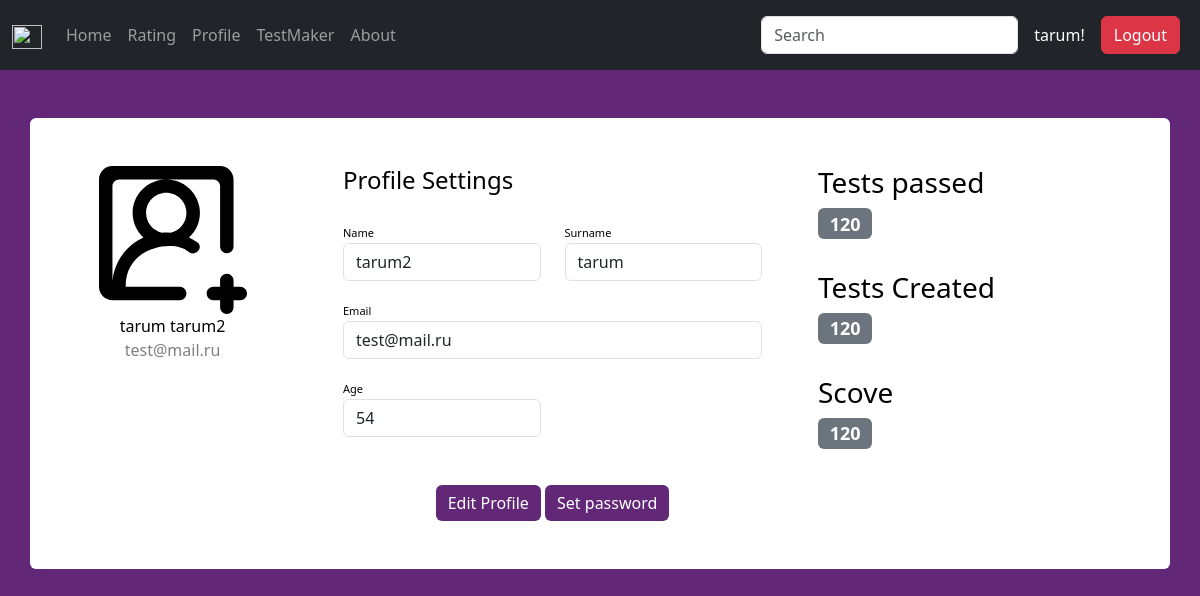
Screenshot of /profile (signed in) with the database file from the repository.
### models/users.py (models this page shows, shortened)
class User(UserMixin, SqlAlchemyBase):
    __tablename__ = "users"
    id = Column(Integer, primary_key=True, autoincrement=True)
    surname = Column(String, nullable=True)
    name = Column(String, nullable=True)
    age = Column(Integer, nullable=True)
    email = Column(String, nullable=True)
    photo_id = Column(Integer, ForeignKey("photos.id"), nullable=True)
    hashed_password = Column(String, nullable=True)
    created_at = Column(DateTime,
                           nullable=True, default=datetime.datetime.now)
    tests: Mapped[list["Test"]] = relationship(back_populates="user")
    groups: Mapped[list["Group"]] = relationship(back_populates="user")
    histories: Mapped[list["History"]] = relationship(back_populates="user")

### __init__.py (the view, shortened to what this page needs)
    @app.route('/profile', methods=["GET", "POST"])
    @login_required
    def profile():
        return render_template('user/profile.html')

### templates/user/profile.html (shortened to what this page needs)
{% extends 'base.html' %}
{% block content %}
<div class="container rounded bg-white mt-5 mb-5">
    <div class="row">
        <div class="col-md-3 border-right">
            <div class="d-flex flex-column align-items-center text-center p-3 py-5">
                <label for="file-upload" class="custom-file-upload">
                </label>
                <span class="font-weight-bold"> {{ current_user.surname }} {{ current_user.name }} </span>
                <span class="text-black-50">{{ current_user.email }}</span>
            </div>
        </div>
        <div class="col-md-5 border-right">
            <div class="p-3 py-5">
                <div class="d-flex justify-content-between align-items-center mb-3">
                    <h4 class="text-right">Profile Settings</h4>
                </div>
                <div class="row mt-2">
                    <div class="col-md-6"><label class="labels">Name</label>
                        <input type="text" class="form-control" placeholder="first name" id="name" name="name"
                            value="{{ current_user.name }}">
                    </div>
                    <div class="col-md-6"><label class="labels">Surname</label>
                        <input type="text" class="form-control" value="{{ current_user.surname }}" id="surname"
                            name="surname" placeholder="surname">
                    </div>
                </div>
                <div class="row mt-3">
                    <div class="col-md-12"><label class="labels">Email</label><input type="text" class="form-control"
                            placeholder="enter email" name="email" id="email" value="{{ current_user.email }}"></div>
                </div>
                <div class="row mt-3">
                    <div class="col-md-6"><label class="labels">Age</label>
                        <input type="number" class="form-control" name="age" id="age" placeholder="Age"
                            value="{{ current_user.age }}">
                    </div>
                </div>
                <div class="mt-5 text-center">
                    <button class="btn btn-primary profile-button edit-profile-button" type="submit">
                        Edit Profile
                    </button>
                    <button class="btn btn-danger profile-button" type="button"
                        data-bs-toggle="modal" data-bs-target="#set-password-modal">
                        Set password
                    </button>
                </div>
            </div>
        </div>
        <div class="col-md-4">
            <div class="p-3 py-5">
                <div class="col-md-12">
                    <h3>Tests passed</h3>
                    <h4><span class="badge text-bg-secondary">120</span></h4>
                </div>
                <br>
                <div class="col-md-12">
                    <h3>Tests Created</h3>
                    <h4><span class="badge text-bg-secondary">120</span></h4>
                </div>
                <br>
                <div class="col-md-12">
                    <h3>Scove</h3>
                    <h4><span class="badge text-bg-secondary">120</span></h4>
                </div>
            </div>
        </div>
    </div>
</div>
{% endblock %}

### templates/base.html (shortened to what this page needs)
<!DOCTYPE html>
<html lang="en">
<head>
  <link rel="stylesheet" href="{{ url_for('static', filename='css/bootstrap.min.css') }}">
  <link rel="stylesheet" href="{{ url_for('static', filename='css/slick.css') }}">
  <link rel="stylesheet" href="{{ url_for('static', filename='css/slick-theme.css') }}">
  <link rel="stylesheet" href="{{ url_for('static', filename='css/main.css') }}">
</head>
<body>
  <nav class="navbar navbar-expand-lg navbar-dark bg-dark">
    <div class="container-fluid">
      <div class="collapse navbar-collapse" id="navbarSupportedContent">
        <a class="navbar-brand mt-2 mt-lg-0" href="#">
          <img src="https://getbootstrap.com/docs/5.3/assets/brand/bootstrap-logo.svg" height="24" width="30"
            loading="lazy" />
        </a>
        <ul class="navbar-nav me-auto mb-2 mb-lg-0">
          <li class="nav-item">
            <a class="nav-link" href="{{ url_for('index') }}">Home</a>
          </li>
          <li class="nav-item">
            <a class="nav-link" href="{{ url_for('rating') }}">Rating</a>
          </li>
          {% if current_user.is_authenticated %}
          <li class="nav-item">
            <a class="nav-link" href="{{ url_for('profile') }}">Profile</a>
          </li>
          <li class="nav-item">
            <a class="nav-link" href="{{ url_for('testmaker') }}">TestMaker</a>
          </li>
          {% endif %}
          <li class="nav-item">
            <a class="nav-link" href="{{ url_for('about') }}">About</a>
          </li>
        </ul>
      </div>
      <div class="d-flex align-items-center">
        <form class="d-flex" role="search">
          <input class="form-control me-2" type="search" placeholder="Search" aria-label="Search">
        </form>
        {% if current_user.is_authenticated %}
        <p class="text-white m-2">{{ current_user.surname }}!</p>
        <a class="btn btn-danger m-2" href="{{ url_for('logout') }}">Logout</a>
        {% else %}
        <a class="btn btn-outline-light m-2" href="{{ url_for('login') }}">Log in</a>
        <a class="btn btn-warning" href="{{ url_for('register') }}">Register</a>
        {% endif %}
      </div>
    </div>
  </nav>
  <section class="content">
    {% block content %}{% endblock %}
  </section>
</body>
</html>

### static/css/main.css (style rules this page uses)
html, body { position: relative; height: 100%; }
body { background: #eee; color: #000; margin: 0; padding: 0; }

### templates/user/profile.html (style rules this page uses)
body { background: rgb(99, 39, 120) }
.profile-button { background: rgb(99, 39, 120); box-shadow: none; border: none }
.labels { font-size: 11px }

### rows the page displays
User: surname "tarum", name "tarum2", email "test@mail.ru", age "54"
